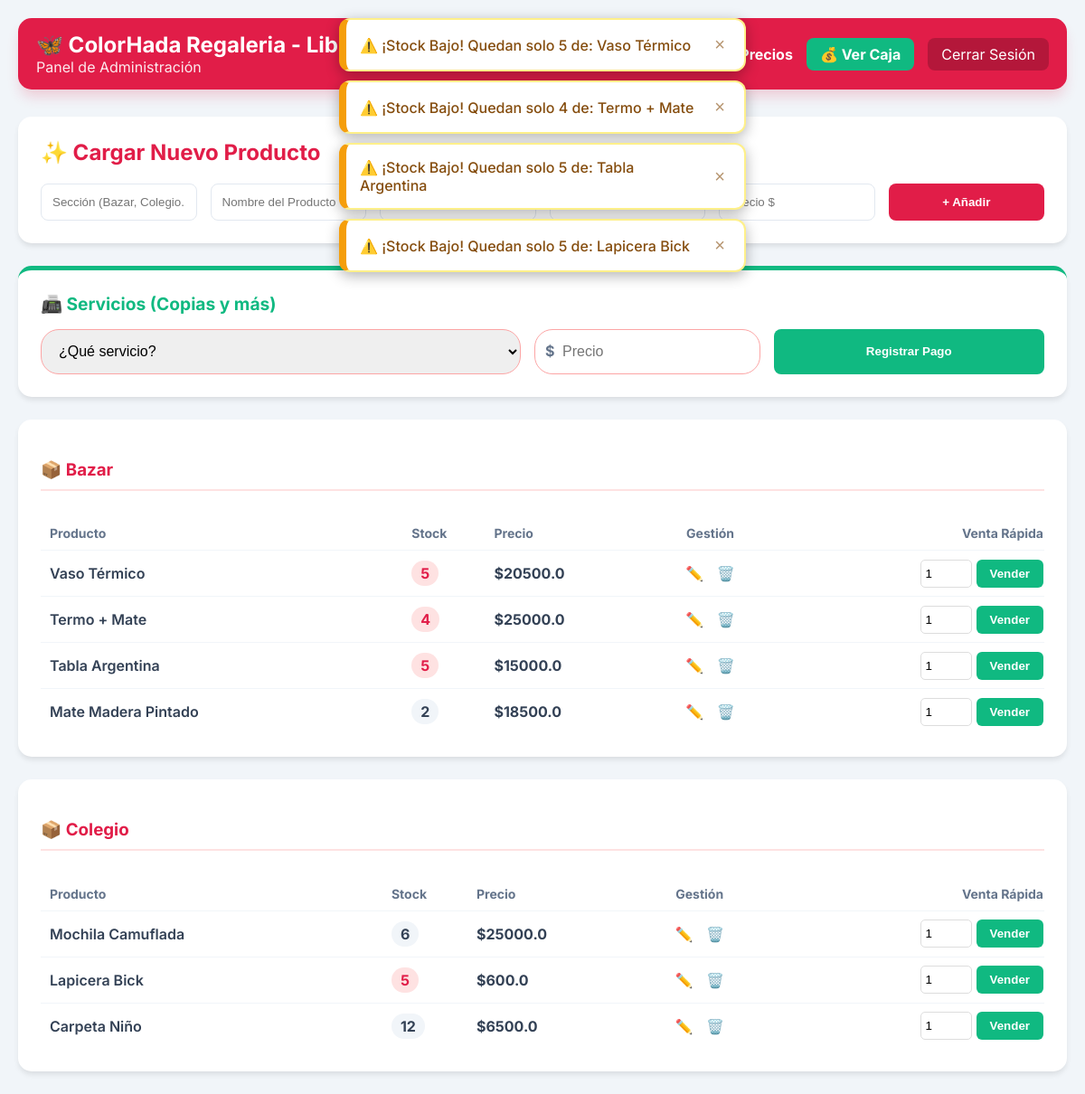
/ (signed in), run on the app's committed database.
### tables this page shows
CREATE TABLE productos (
            id INTEGER PRIMARY KEY AUTOINCREMENT,
            nombre TEXT NOT NULL,
            stock INTEGER NOT NULL,
            stock_minimo INTEGER NOT NULL,
            precio REAL NOT NULL
        , categoria TEXT DEFAULT 'General');

### main.py (the view)
@app.route('/')
@login_required
def index():
    conn = conectar()
    productos = conn.execute('SELECT * FROM productos ORDER BY categoria').fetchall()
    secciones = {}
    if 'alertas_mostradas' not in session:
        for p in productos:
            if p['stock'] <= p['stock_minimo']:
                flash(f"⚠️ ¡Stock Bajo! Quedan solo {p['stock']} de: {p['nombre']}", "warning")
        session['alertas_mostradas'] = True
    for p in productos:
        cat = p['categoria']
        if cat not in secciones: secciones[cat] = []
        secciones[cat].append(p)
    conn.close()
    return render_template('index.html', secciones=secciones)

### main.py (called while the page is built)
@login_manager.user_loader
def load_user(user_id):
    return User(user_id)

def conectar():
    base_dir = os.path.abspath(os.path.dirname(__file__))
    db_path = os.path.join(base_dir, 'libreria.db')
    conn = sqlite3.connect(db_path)
    conn.row_factory = sqlite3.Row
    return conn

### templates/index.html (shortened to what this page needs)
<!DOCTYPE html>
<html lang="es">
<head>
    <link rel="stylesheet" href="{{ url_for('static', filename='css/style.css') }}">
</head>
<body>
<div class="contenedor-alertas" style="position: fixed; top: 20px; left: 50%; transform: translateX(-50%); z-index: 10000; width: 90%; max-width: 450px;">
    {% with messages = get_flashed_messages(with_categories=true) %}
      {% if messages %}
        {% for category, message in messages %}
          <div class="alerta {{ 'alerta-error' if category == 'danger' else 'alerta-aviso' if category == 'warning' else 'alerta-exito' }}">
            <span>{{ message }}</span>
            <button class="btn-cerrar" onclick="this.parentElement.remove()">×</button>
          </div>
        {% endfor %}
      {% endif %}
    {% endwith %}
</div>
<div class="main-container">
    <header class="header-hada">
        <div>
            <h1 style="margin:0; font-size: 24px;">🦋 ColorHada Regaleria - Libreria</h1>
            <p style="margin:0; opacity: 0.9;">Panel de Administración</p>
        </div>
        <div style="display:flex; gap:15px; align-items: center;">
            <a href="/buscar_precio" style="color:white; text-decoration:none; font-weight:bold;">🔍 Precios</a>
            <a href="/historial" style="background:#10b981; padding:8px 15px; border-radius:8px; color:white; text-decoration:none; font-weight:bold;">💰 Ver Caja</a>
            <a href="/logout" style="background:rgba(0,0,0,0.2); padding:8px 15px; border-radius:8px; color:white; text-decoration:none;">Cerrar Sesión</a>
        </div>
    </header>
    <section class="card-hada">
        <h2 style="margin-top:0; color: var(--rojo-hada);">✨ Cargar Nuevo Producto</h2>
        <form action="/agregar" method="POST" class="form-carga">
            <input type="text" name="categoria" placeholder="Sección (Bazar, Colegio...)" required>
            <input type="text" name="nombre" placeholder="Nombre del Producto" required>
            <input type="number" step="0.01" name="precio" placeholder="Precio $" required>
            <button type="submit" style="background:var(--rojo-hada); color:white; border:none; border-radius:8px; font-weight:bold; cursor:pointer;">+ Añadir</button>
        </form>
    </section>
    <section class="card-hada" style="border-top: 5px solid #10b981;">
        <h2 style="margin-top:0; color: #10b981; font-size: 1.2rem;">📠 Servicios (Copias y más)</h2>
        <form action="/registrar_servicio" method="POST" style="display: flex; flex-wrap: wrap; gap: 15px; align-items: stretch;">
            <select name="tipo_servicio" class="auth-input" style="flex: 2; min-width: 200px; height: 50px; padding: 0 15px; margin: 0;" required>
                <option value="" disabled selected>¿Qué servicio?</option>
            </select>
            <div style="flex: 1; min-width: 120px; position: relative;">
                <span style="position: absolute; left: 12px; top: 14px; color: #64748b; font-weight: bold;">$</span>
                <input type="number" step="0.01" name="monto" class="auth-input" placeholder="Precio"
                    style="height: 50px; padding-left: 30px; margin: 0; width: 100%; box-sizing: border-box;" required>
            </div>
            <button type="submit" style="background:#10b981; color:white; border:none; border-radius:8px; padding: 0 25px; height: 50px; font-weight:bold; cursor:pointer; flex: 1; min-width: 150px;">
                Registrar Pago
            </button>
        </form>
    </section>
    <section>
        {% for cat, productos in secciones.items() %}
        <div class="card-hada">
            <h3 style="color:var(--rojo-hada); border-bottom: 2px solid #fee2e2; padding-bottom:10px;">📦 {{ cat }}</h3>
            <div style="overflow-x: auto;">
                <table style="width:100%; border-collapse: collapse; margin-top:10px;">
                    <thead>
                        <tr style="text-align:left; color:#64748b; font-size:14px;">
                            <th style="padding:10px;">Producto</th>
                            <th>Stock</th>
                            <th>Precio</th>
                            <th style="text-align:center;">Gestión</th>
                            <th style="text-align:right;">Venta Rápida</th>
                        </tr>
                    </thead>
                    <tbody>
                        {% for p in productos %}
                        <tr style="border-top: 1px solid #f1f5f9;">
                            <td style="padding:15px 10px; font-weight:600;">{{ p.nombre }}</td>
                            <td>
                                <span class="stock-badge {{ 'stock-bajo' if p.stock <= p.stock_minimo }}">
                                    {{ p.stock }}
                                </span>
                            </td>
                            <td style="font-weight:bold;">${{ p.precio }}</td>
                            <td style="text-align:center;">
                                <a href="/editar/{{ p.id }}" style="text-decoration:none; margin-right:10px;" title="Editar">✏️</a>
                                <a href="/borrar/{{ p.id }}" onclick="return confirm('¿Borrar {{ p.nombre }}?')" style="text-decoration:none;" title="Borrar">🗑️</a>
                            </td>
                            <td style="text-align:right;">
                                <form action="/vender" method="POST" style="display:inline-flex; gap:5px;">
                                    <input type="number" name="cantidad" value="1" min="1" style="width:45px; padding:5px; border-radius:5px; border:1px solid #ddd;">
                                    <button type="submit" class="btn-vender">Vender</button>
                                </form>
                            </td>
                        </tr>
                        {% endfor %}
                    </tbody>
                </table>
            </div>
        </div>
        {% endfor %}
    </section>
</div>
</body>
</html>

### static/css/style.css (style rules this page uses)
:root { --rojo-hada: #e11d48; --rojo-oscuro: #9f1239; --blanco: #ffffff; --gris-fondo: #f1f5f9; --texto: #334155; }
body { background-color: var(--gris-fondo); font-family: 'Inter', sans-serif; margin: 0; color: var(--texto); }
.main-container { max-width: 1200px; margin: 20px auto; padding: 0 20px; }
.header-hada { background: var(--rojo-hada); color: white; padding: 20px; border-radius: 15px; display: flex; justify-content: space-between; align-items: center; margin-bottom: 30px; box-shadow: 0 10px 15px -3px rgba(225, 29, 72, 0.2); }
.card-hada { background: white; border-radius: 15px; padding: 25px; margin-bottom: 25px; box-shadow: 0 4px 6px -1px rgba(0,0,0,0.1); }
.form-carga { display: grid; grid-template-columns: repeat(auto-fit, minmax(150px, 1fr)); gap: 15px; }
input { padding: 12px; border: 1px solid #e2e8f0; border-radius: 8px; outline: none; }
.btn-vender { background: #10b981; color: white; border: none; padding: 8px 15px; border-radius: 6px; cursor: pointer; font-weight: bold; }
.auth-input { width: 100%; padding: 15px 20px; border: 1.5px solid #fca5a5; border-radius: 20px; font-size: 16px; box-sizing: border-box; outline: none; transition: all 0.3s; }
.stock-badge { padding: 4px 10px; border-radius: 20px; font-weight: bold; background: #f1f5f9; color: #334155; }
.stock-bajo { background: #fee2e2 !important; color: #e11d48 !important; }
.contenedor-alertas { position: fixed; top: 20px; left: 50%; transform: translateX(-50%); z-index: 9999; width: 90%; max-width: 500px; }
.alerta { padding: 15px 20px; margin-bottom: 10px; border-radius: 12px; font-weight: 500; box-shadow: 0 4px 12px rgba(0,0,0,0.15); display: flex; justify-content: space-between; align-items: center; animation: slideIn 0.3s ease-out; }
.header-hada { display: flex; align-items: center; padding: 15px 20px; }

### templates/index.html (style rules this page uses)
.contenedor-alertas { position: fixed; top: 20px; left: 50%; transform: translateX(-50%); z-index: 10000; width: 90%; max-width: 450px; }
.alerta { display: flex; justify-content: space-between; align-items: center; box-shadow: 0 4px 15px rgba(0,0,0,0.3); animation: slideDown 0.4s ease-out; margin-bottom: 10px; padding: 15px; border-radius: 12px; opacity: 1 !important; position: relative; z-index: 10001; }
.alerta-aviso { background-color: #ffffff !important; color: #854d0e; border: 2px solid #fef08a; border-left: 8px solid #f59e0b; }
.btn-cerrar { background: none; border: none; font-size: 20px; cursor: pointer; color: inherit; opacity: 0.6; margin-left: 10px; }

### data on the page
productos: categoria "Bazar", nombre "Vaso Térmico", stock "5", precio "20500.0"
productos: nombre "Termo + Mate", stock "4", precio "25000.0"
productos: nombre "Tabla Argentina", stock "5", precio "15000.0"
productos: nombre "Mate Madera Pintado", stock "2", precio "18500.0"
productos: categoria "Colegio", nombre "Mochila Camuflada", stock "6", precio "25000.0"
productos: nombre "Lapicera Bick", stock "5", precio "600.0"
productos: nombre "Carpeta Niño", stock "12", precio "6500.0"

### other printed values
{{ message }} "⚠️ ¡Stock Bajo! Quedan solo 5 de: Vaso Térmico" "⚠️ ¡Stock Bajo! Quedan solo 4 de: Termo + Mate" "⚠️ ¡Stock Bajo! Quedan solo 5 de: Tabla Argentina" "⚠️ ¡Stock Bajo! Quedan solo 5 de: Lapicera Bick"
